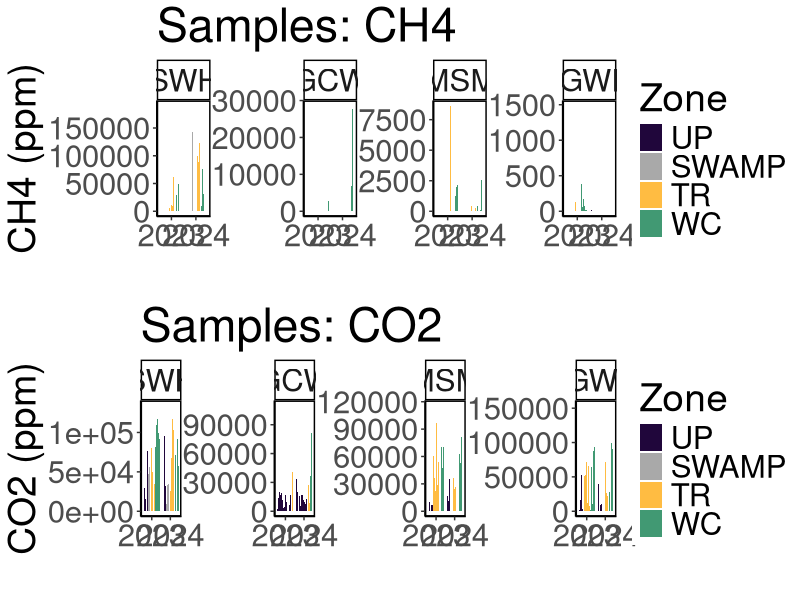
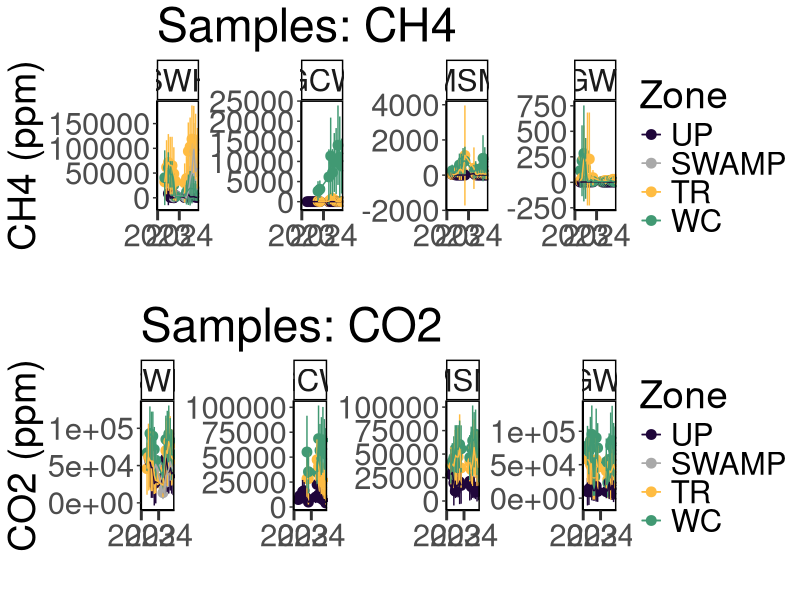
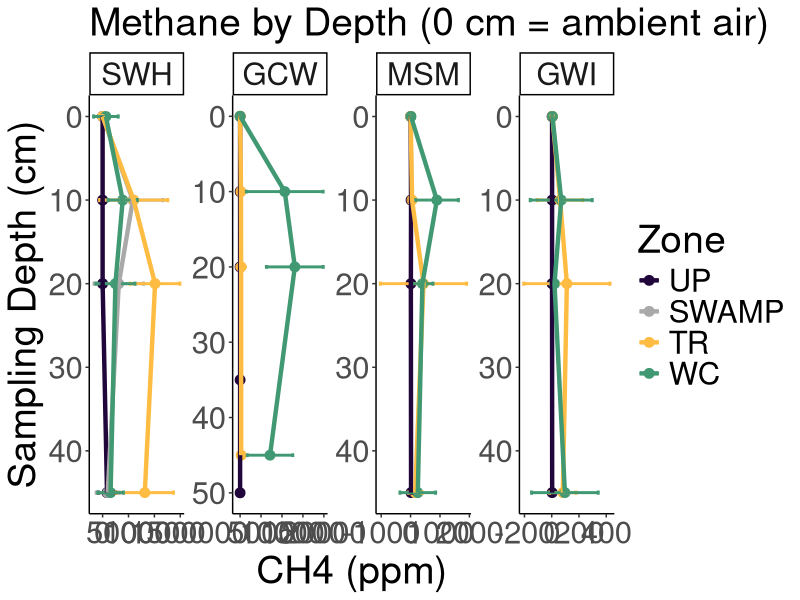
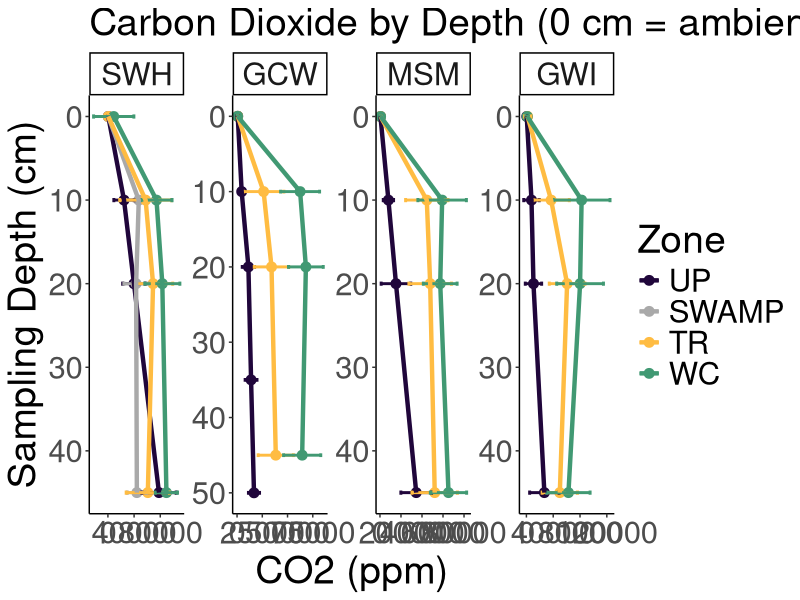
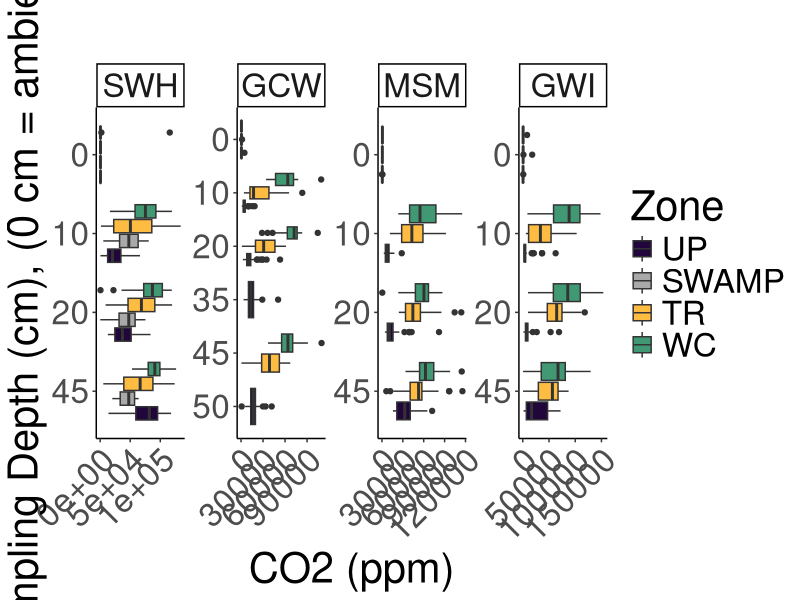
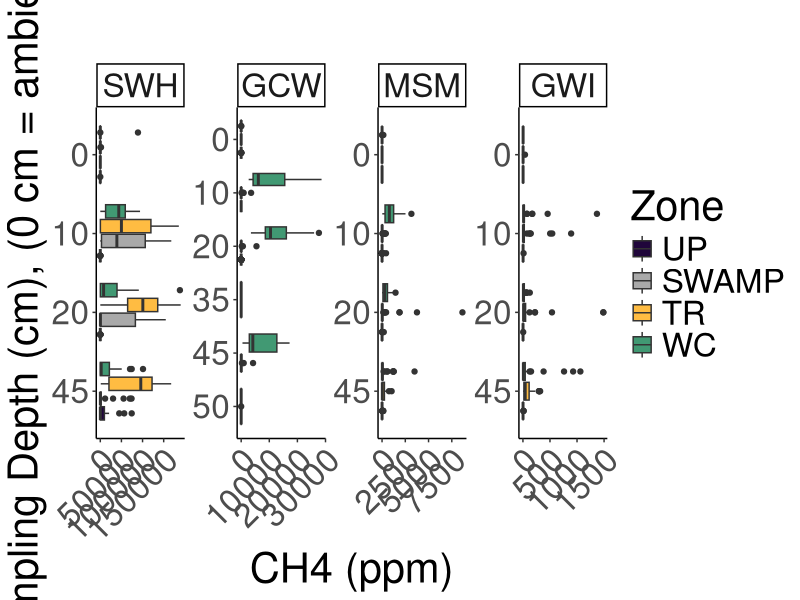
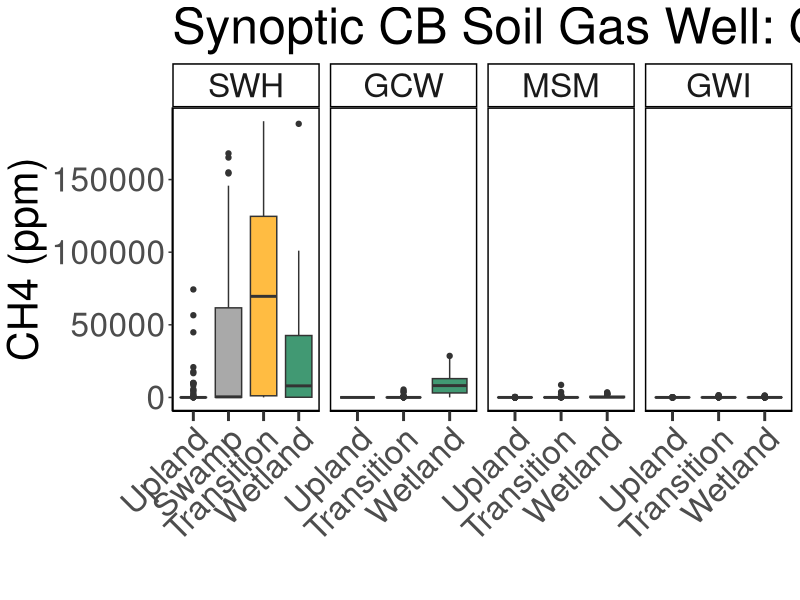
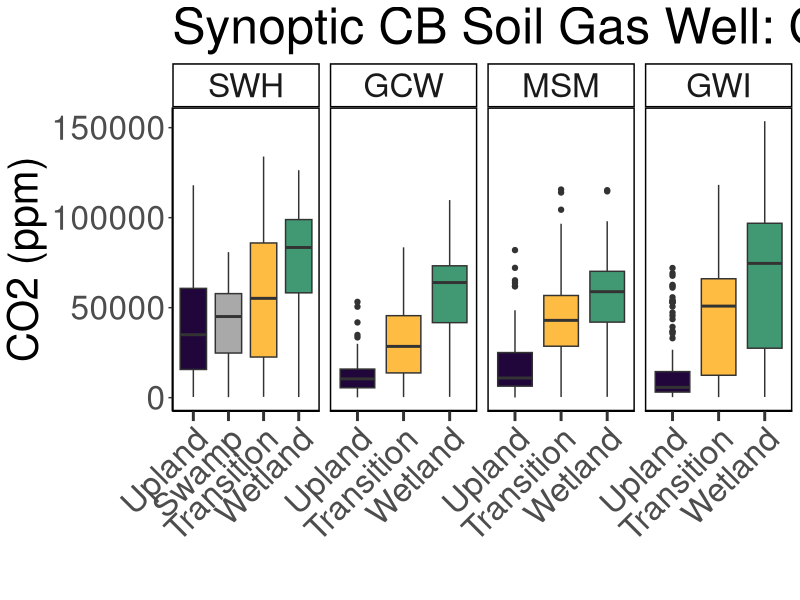

Write the R code that produced these figures, in order.
## ---- chunk 1
library(dplyr)
library(ggplot2)
library(ggpubr)
library(stringr)
library(readxl)
library(tidyr)
library(tibble)
library(openxlsx)
library(knitr)
## ---- chunk 2

#read in 2023 SGAS Data:
dat23 <- read.csv("2023/COMPASS_SynopticCB_SGAS_2023.csv")
# head(dat23)
colnames(dat23)
dat23$Depth1 <- as.character(dat23$Depth1)

#read in 2024 SGAS Data:
dat24 <- read.csv("2024/COMPASS_SynopticCB_SGAS_2024.csv")
# head(dat24)
colnames(dat24)

all_dat <- bind_rows(dat23, dat24)

##Remove samples flagged for unusually high values 
all_dat1 <- all_dat %>% 
  filter(is.na(qaqc_flag))

##Fix QAQC flags
all_dat1 <- all_dat1 %>% 
  mutate(CH4_Flag = gsub("Within Range", NA, CH4_Flag)) %>% 
  mutate(CH4_Flag = gsub("Needs Dilution", "adl", CH4_Flag)) %>% 
  mutate(CO2_Flag = gsub("Needs Dilution", "adl", CO2_Flag)) %>% 
  mutate(CO2_Flag = gsub("Needs Dilution", "adl", CO2_Flag))

##Select only required columns
all_dat2 <- all_dat1 %>%
  mutate(Depth_cm = gsub("cm", "", Depth)) %>% 
  rename(
         Year = Sample_Year, 
         Month = Sample_Month, 
         CH4_conc_flag = CH4_Flag, 
         CO2_conc_flag = CO2_Flag)

##Set 4 decimal points max
all_dat2 <- all_dat2 %>%
  mutate(across(where(is.numeric), round, digits = 0)) ##Can change this depending on what the machine output is

##Remove test samples
all_dat2 <- all_dat2 %>% 
  filter(Zone != "Test")

##Remove Within Range flag 
all_dat2 <- all_dat2 %>% 
  mutate(CO2_conc_flag = gsub("Within Range", NA, CO2_conc_flag)) %>% 
  mutate(CH4_conc_flag = gsub("Within Range", NA, CH4_conc_flag))

final_data <- all_dat2 %>% 
  mutate(Project = "COMPASS:Synoptic", 
         Region = "CB") %>%
  rename(Plot = Zone) %>% 
  dplyr::select(
    Project, Region, Sample_ID, Year, Month, Site, Plot, Replicate, Depth_cm, Machine, CH4_Conc_ppm_dilcorr, CH4_conc_flag, CO2_Conc_ppm_dilcorr, CO2_conc_flag )

## ---- chunk 3

#write out a csv of all the data to the main folder: 
write.csv(final_data, "COMPASS_SynopticCB_SGAS_AllData.csv", row.names = FALSE)

## ---- chunk 4

data_plotting <- all_dat2

#Order by Zone from Upland to Surface Water
data_plotting$Zone = factor(data_plotting$Zone, levels = c("UP", "SWAMP", "TR", "WC", "SW"))
data_plotting <- data_plotting[order(data_plotting$Zone), ]

#Order by Site from SWH, GCW, MSM, GWI order, which is oligohaline to polyhaline
data_plotting$Site = factor(data_plotting$Site, levels = c("SWH", "GCW", "MSM", "GWI"))
data_plotting <- data_plotting[order(data_plotting$Site), ]

#Plot samples to get a first look at concentrations (sanity check)
#group the data for plotting
data_plotting_all <- data_plotting %>%
  group_by(Site, Zone) %>%
  mutate(row_num = factor(row_number())) %>%  # create row_num as factor per group
  ungroup()

#Plot data and change colors based on Zone:
viz_ch4_plot <- ggplot(data_plotting_all, aes(x = as.character(Year), y = CH4_Conc_ppm_dilcorr, fill = Zone)) +
  geom_bar(stat = "identity", position = position_dodge2(preserve = "total")) +
  facet_wrap( ~ Site, scales="free", nrow = 1) +
  scale_fill_manual(values = c(
    "UP" = "#20063B",
    "TR" = "#FFBC42",
    "SWAMP" = "darkgrey",
    "WC" = "#419973",
    "SW" = "#25ABE6"
  )) +
  theme_classic() +
  labs(x = " ", y = "CH4 (ppm)", title = "Samples: CH4") +
  theme(
    panel.spacing = unit(.05, "lines"), 
    panel.border = element_rect(color = "black", fill = NA, linewidth = 1)) + 
  theme(text = element_text(size = 28))

# viz_ch4_plot


viz_co2_plot <-  ggplot(data_plotting_all, aes(x = as.character(Year), y = CO2_Conc_ppm_dilcorr, fill = Zone)) +
  geom_bar(stat = "identity", position = position_dodge2(preserve = "total")) +
  facet_wrap( ~ Site, scales="free", nrow = 1) +
  scale_fill_manual(values = c(
    "UP" = "#20063B",
    "TR" = "#FFBC42",
    "SWAMP" = "darkgrey",
    "WC" = "#419973",
    "SW" = "#25ABE6"
  )) +
  theme_classic() +
  labs(x = " ", y = "CO2 (ppm)", title = "Samples: CO2") +
  theme(
    panel.spacing = unit(.05, "lines"), 
    panel.border = element_rect(color = "black", fill = NA, linewidth = 1))+ 
  theme(text = element_text(size = 28))

# viz_co2_plot

ggarrange(viz_ch4_plot, viz_co2_plot, nrow=2, ncol=1)


## ---- chunk 5

##Make Date Column with just Year and Month for Sample ID
data_plotting$Month_num <- match(data_plotting$Month, month.name)

all_dat_dates <- data_plotting %>%
  mutate(
    YearMonth = if_else(
      Month_num < 10,
      # Modify the string:
      YearMonth <- paste(data_plotting$Year, data_plotting$Month_num, sep = "-0"), 
      YearMonth <- paste(data_plotting$Year, data_plotting$Month_num, sep = "-"), 
    )
  )

##Summarize SGAS by Date, Site, and Zone
SGAS_avg <- all_dat_dates %>%
  group_by(Month_num, Year, Site, Zone) %>%
   dplyr::summarize(mean_ch4 = mean(CH4_Conc_ppm_dilcorr, na.rm=TRUE), 
            sd_ch4 = sd(CH4_Conc_ppm_dilcorr, na.rm=TRUE), 
            mean_co2 = mean(CO2_Conc_ppm_dilcorr, na.rm=TRUE), 
            sd_co2 = sd(CO2_Conc_ppm_dilcorr, na.rm=TRUE), 
            YearMonth = first(YearMonth))

# Concatenate with a day (e.g., "01" for the first day)
SGAS_avg$Date <- paste0(SGAS_avg$YearMonth, "-01")

# Convert to Date object
SGAS_avg$Date <- as.Date(SGAS_avg$Date)

# Define the specific date breaks you want to display
specific_breaks <- as.Date(c("2022-01-01", "2023-01-01", "2024-01-01", "2025-01-01"))

viz_ch4_plot_avgs <- ggplot(SGAS_avg, aes(x = Date, y = mean_ch4, color = Zone, group = Zone)) +
  geom_point(size = 3) + 
  geom_errorbar(aes(ymin = mean_ch4 - sd_ch4, ymax = mean_ch4 + sd_ch4), width = 0.2) + 
  geom_line() + 
  facet_wrap( ~ Site, scales="free_y", nrow = 1) +
  scale_color_manual(values = c(
    "UP" = "#20063B",
    "TR" = "#FFBC42",
    "SWAMP" = "darkgrey",
    "WC" = "#419973",
    "SW" = "#25ABE6"
  )) +
  theme_classic() +
  labs(x = " ", y = "CH4 (ppm)", title = "Samples: CH4") +
  theme(
    panel.spacing = unit(0.5, "lines"), 
    panel.border = element_rect(color = "black", fill = NA, linewidth = 1)) +
  # theme(axis.text.x = element_text(angle = 90, hjust = 0.5))+ 
  theme(text = element_text(size = 28))+
  scale_x_date(breaks = specific_breaks, date_labels = "%Y", expand = expansion(mult = c(0.18, 0.05)))+
  theme(axis.ticks.x = element_line(linewidth = 1))+
  theme(axis.ticks.length.x = unit(0.25, "cm"))

# viz_ch4_plot_avgs


viz_co2_plot_avgs <- ggplot(SGAS_avg, aes(x = Date, y = mean_co2, color = Zone, group = Zone)) +
  geom_point(size = 3) + 
  geom_errorbar(aes(ymin = mean_co2 - sd_co2, ymax = mean_co2 + sd_co2), width = 0.2) + 
  geom_line() + 
  facet_wrap( ~ Site, scales="free_y", nrow = 1) +
  scale_color_manual(values = c(
    "UP" = "#20063B",
    "TR" = "#FFBC42",
    "SWAMP" = "darkgrey",
    "WC" = "#419973",
    "SW" = "#25ABE6"
  )) +
  theme_classic() +
  labs(x = " ", y = "CO2 (ppm)", title = "Samples: CO2") +
  theme(
    panel.spacing = unit(0.5, "lines"), 
    panel.border = element_rect(color = "black", fill = NA, linewidth = 1)) +
  # theme(axis.text.x = element_text(angle = 90, hjust = 0.5))+ 
  theme(text = element_text(size = 28))+
  scale_x_date(breaks = specific_breaks, date_labels = "%Y", expand = expansion(mult = c(0.18, 0.05)))+
  theme(axis.ticks.x = element_line(linewidth = 1))+
  theme(axis.ticks.length.x = unit(0.25, "cm"))

# viz_co2_plot_avgs

ggarrange(viz_ch4_plot_avgs, viz_co2_plot_avgs, nrow=2, ncol=1)

## ---- chunk 6

##Remove SW and calculate average and sd for each depth
SGAS_avg_depth <- all_dat_dates %>%
  group_by(Site, Zone, Depth_cm) %>%
   dplyr::summarize(mean_ch4 = mean(CH4_Conc_ppm_dilcorr, na.rm=TRUE), 
            sd_ch4 = sd(CH4_Conc_ppm_dilcorr, na.rm=TRUE), 
            mean_co2 = mean(CO2_Conc_ppm_dilcorr, na.rm=TRUE), 
            sd_co2 = sd(CO2_Conc_ppm_dilcorr, na.rm=TRUE))

viz_ch4_plot_depth <- ggplot(SGAS_avg_depth, aes(x = as.numeric(Depth_cm), y = mean_ch4, color = Zone, group = Zone)) +
  geom_point(size = 3) + 
  geom_errorbar(aes(ymin = mean_ch4 - sd_ch4, ymax = mean_ch4 + sd_ch4), width = 0.5, size = 1) + 
  geom_line(size = 1.5) + 
  facet_wrap( ~ Site, scales="free", nrow = 1) + 
  scale_color_manual(values = c(
    "UP" = "#20063B",
    "TR" = "#FFBC42",
    "SWAMP" = "darkgrey",
    "WC" = "#419973"
  )) + 
  theme_classic() +
  labs(x = "Sampling Depth (cm)", y = "CH4 (ppm)", title = "Methane by Depth (0 cm = ambient air)") +
  theme(text = element_text(size = 28)) + 
  theme(plot.title = element_text(size = 28)) + 
  coord_flip() + 
  scale_x_continuous(trans = "reverse") + 
  labs(color = "Zone") 

viz_ch4_plot_depth

viz_co2_plot_depth <- ggplot(SGAS_avg_depth, aes(x = as.numeric(Depth_cm), y = mean_co2, color = Zone, group = Zone)) +
  geom_point(size = 3) + 
  geom_errorbar(aes(ymin = mean_co2 - sd_co2, ymax = mean_co2 + sd_co2), width = 0.5, size = 1) + 
  geom_line(size = 1.5) + 
  facet_wrap( ~ Site, scales="free", nrow = 1) + 
  scale_color_manual(values = c(
    "UP" = "#20063B",
    "TR" = "#FFBC42",
    "SWAMP" = "darkgrey",
    "WC" = "#419973"
  )) + 
  theme_classic() +
  labs(x = "Sampling Depth (cm)", y = "CO2 (ppm)", title = "Carbon Dioxide by Depth (0 cm = ambient air)") +
  theme(text = element_text(size = 28)) + 
  theme(plot.title = element_text(size = 28)) + 
  coord_flip() + 
  scale_x_continuous(trans = "reverse") + 
  labs(color = "Zone") 

viz_co2_plot_depth

## ---- chunk 7

##Remove SW
unique(data_plotting$Depth_cm)
data_plotting_depth <- data_plotting %>%
  mutate(Depth_cm = factor(Depth_cm, levels = c("50", "45", "35", "20", "10", "0")))


#Plot data and change colors based on Zone:
viz_co2_depth <-  ggplot(data_plotting_depth, aes(x = Depth_cm, y = CO2_Conc_ppm_dilcorr, fill = Zone)) +
  geom_boxplot() +
  facet_wrap( ~ Site, scales="free", nrow = 1) +
  scale_fill_manual(values = c(
    "UP" = "#20063B",
    "TR" = "#FFBC42",
    "SWAMP" = "darkgrey",
    "WC" = "#419973")) +
  theme_classic() +
  labs(x = "Sampling Depth (cm), (0 cm = ambient air)", y = "CO2 (ppm)", title = "") +
  # theme(
  #   panel.spacing = unit(.05, "lines"), 
  #   panel.border = element_rect(color = "black", fill = NA, linewidth = 1))+ 
  theme(text = element_text(size = 30))+ 
  theme(axis.text.x = element_text(angle = 45, vjust = 1, hjust = 1))+ 
  coord_flip() 

viz_co2_depth

#Plot data and change colors based on Zone:
viz_ch4_depth <-  ggplot(data_plotting_depth, aes(x = Depth_cm, y = CH4_Conc_ppm_dilcorr, fill = Zone)) +
  geom_boxplot() +
  facet_wrap( ~ Site, scales="free", nrow = 1) +
  scale_fill_manual(values = c(
    "UP" = "#20063B",
    "TR" = "#FFBC42",
    "SWAMP" = "darkgrey",
    "WC" = "#419973")) +
  theme_classic() +
  labs(x = "Sampling Depth (cm), (0 cm = ambient air)", y = "CH4 (ppm)", title = "") +
  # theme(
  #   panel.spacing = unit(.05, "lines"), 
  #   panel.border = element_rect(color = "black", fill = NA, linewidth = 1))+ 
  theme(text = element_text(size = 30))+ 
  theme(axis.text.x = element_text(angle = 45, vjust = 1, hjust = 1))+ 
  coord_flip() 

viz_ch4_depth

## ---- chunk 8

all_dat_dates <- all_dat_dates %>% 
    mutate(
    Zone_1 = case_when(
      Zone == "UP" ~ "Upland",
      Zone == "SWAMP" ~ "Swamp",
      Zone == "TR" ~ "Transition",
      Zone == "WC" ~ "Wetland",
      Zone == "SW" ~ "Surface Water",
      TRUE ~ Zone  # keep everything else unchanged
    )
  ) %>%
  mutate(Zone_1 = factor(Zone_1, levels = c("Upland", "Swamp", "Transition", "Wetland", "Surface Water")))


##Summarize CO2 and CH4 by Date, Site, and Zone
viz_ch4_boxplot <- ggplot(all_dat_dates, aes(x = Zone_1, y = CH4_Conc_ppm_dilcorr, fill = Zone_1, group = Zone_1)) +
  geom_boxplot() + 
  facet_grid( ~ Site, scales = "free_x") +
  scale_x_discrete(drop = TRUE) +
  scale_fill_manual(values = c(
    "Upland" = "#20063B",
    "Transition" = "#FFBC42",
    "Swamp" = "darkgrey",
    "Wetland" = "#419973",
    "Surface Water" = "#25ABE6"
  ), labels = c("Upland", "Swamp", "Transition", "Wetland", "Surface Water")) +
  theme_classic() +
  labs(x = " ", y = "CH4 (ppm)", title = "Synoptic CB Soil Gas Well: CH4") +
  theme(
    panel.spacing = unit(0.5, "lines"), 
    panel.border = element_rect(color = "black", fill = NA, linewidth = 1)) +
  theme(axis.text.x = element_text(angle = 45, vjust = 1, hjust = 1))+ 
  theme(text = element_text(size = 30))+
  theme(axis.ticks.x = element_line(linewidth = 1))+
  theme(axis.ticks.length.x = unit(0.25, "cm"))+ 
  #scale_x_discrete(labels = c("Upland", "Swamp", "Transition", "Wetland", "Surface Water"))+ 
  theme(legend.position = "none")

viz_ch4_boxplot


viz_co2_boxplot <- ggplot(all_dat_dates, aes(x = Zone_1, y = CO2_Conc_ppm_dilcorr, fill = Zone_1, group = Zone_1)) +
  geom_boxplot() +
  facet_grid( ~ Site, scales = "free_x") +
  scale_x_discrete(drop = TRUE) +
  scale_fill_manual(values = c(
    "Upland" = "#20063B",
    "Transition" = "#FFBC42",
    "Swamp" = "darkgrey",
    "Wetland" = "#419973",
    "Surface Water" = "#25ABE6"
  ), labels = c("Upland", "Swamp", "Transition", "Wetland", "Surface Water")) +
  theme_classic() +
  labs(x = " ", y = "CO2 (ppm)", title = "Synoptic CB Soil Gas Well: CO2") +
  theme(
    panel.spacing = unit(0.5, "lines"), 
    panel.border = element_rect(color = "black", fill = NA, linewidth = 1)) +
  theme(axis.text.x = element_text(angle = 45, vjust = 1, hjust = 1))+ 
  theme(text = element_text(size = 30))+
  theme(axis.ticks.x = element_line(linewidth = 1))+
  theme(axis.ticks.length.x = unit(0.25, "cm"))+ 
  #scale_x_discrete(labels = c("Upland", "Swamp", "Transition", "Wetland", "Surface Water"))+ 
  theme(legend.position = "none")

viz_co2_boxplot

# ggarrange(viz_CH4_boxplot, viz_CO2_boxplot, nrow=2, ncol=1)

# Save as a PNG
png("COMPASS_SynopticCB_CH4_alldata.png", width = 2000, height = 1200, res = 100) 
print(viz_ch4_boxplot)  # For ggplot objects, use print()
dev.off() 

# Save as a PNG
png("COMPASS_SynopticCB_CO2_alldata.png", width = 2000, height = 1200, res = 100) 
print(viz_co2_boxplot)  # For ggplot objects, use print()
dev.off() 

## ---- chunk 9
# It would also be great to add to our collation codes a summary chunk that will calculate value ranges, means, and standard deviations (and errors) for each site, zone, depth for each year; also for each site zone, depth overall; and for each site and zone overall so that we have some easy access to metrics. Was just thinking this might be helpful today when re-collating the DIC data.

colnames(all_dat2)

##Metrics for each site, zone, depth for each year
summary_by_year <- all_dat2 %>%
  group_by(Year, Site, Zone, Depth_cm) %>%
   reframe(
     min_CH4_ppm = min(CH4_Conc_ppm_dilcorr, na.rm=TRUE),
     max_CH4_ppm = max(CH4_Conc_ppm_dilcorr, na.rm=TRUE), 
     mean_CH4_ppm = mean(CH4_Conc_ppm_dilcorr, na.rm=TRUE), 
     sd_CH4_ppm = sd(CH4_Conc_ppm_dilcorr, na.rm=TRUE), 

     min_CO2_ppm = min(CO2_Conc_ppm_dilcorr, na.rm=TRUE),
     max_CO2_ppm = max(CO2_Conc_ppm_dilcorr, na.rm=TRUE), 
     mean_CO2_ppm = mean(CO2_Conc_ppm_dilcorr, na.rm=TRUE), 
     sd_CO2_ppm = sd(CO2_Conc_ppm_dilcorr, na.rm=TRUE)) %>%
  mutate(across(where(is.numeric), round, digits = 0)) 

##Metrics for each site, zone, depth for all years
summary_all_years <- all_dat2 %>%
  group_by(Site, Zone, Depth_cm) %>%
   reframe(
     min_CH4_ppm = min(CH4_Conc_ppm_dilcorr, na.rm=TRUE),
     max_CH4_ppm = max(CH4_Conc_ppm_dilcorr, na.rm=TRUE), 
     mean_CH4_ppm = mean(CH4_Conc_ppm_dilcorr, na.rm=TRUE), 
     sd_CH4_ppm = sd(CH4_Conc_ppm_dilcorr, na.rm=TRUE), 

     min_CO2_ppm = min(CO2_Conc_ppm_dilcorr, na.rm=TRUE),
     max_CO2_ppm = max(CO2_Conc_ppm_dilcorr, na.rm=TRUE), 
     mean_CO2_ppm = mean(CO2_Conc_ppm_dilcorr, na.rm=TRUE), 
     sd_CO2_ppm = sd(CO2_Conc_ppm_dilcorr, na.rm=TRUE)) %>%
  mutate(across(where(is.numeric), round, digits = 0)) 

##Metrics for each site and zone for all depths and years
summary_all_depths_years <- all_dat2 %>%
  group_by(Site, Zone) %>%
    reframe(
     min_CH4_ppm = min(CH4_Conc_ppm_dilcorr, na.rm=TRUE),
     max_CH4_ppm = max(CH4_Conc_ppm_dilcorr, na.rm=TRUE), 
     mean_CH4_ppm = mean(CH4_Conc_ppm_dilcorr, na.rm=TRUE), 
     sd_CH4_ppm = sd(CH4_Conc_ppm_dilcorr, na.rm=TRUE), 

     min_CO2_ppm = min(CO2_Conc_ppm_dilcorr, na.rm=TRUE),
     max_CO2_ppm = max(CO2_Conc_ppm_dilcorr, na.rm=TRUE), 
     mean_CO2_ppm = mean(CO2_Conc_ppm_dilcorr, na.rm=TRUE), 
     sd_CO2_ppm = sd(CO2_Conc_ppm_dilcorr, na.rm=TRUE)) %>%
  mutate(across(where(is.numeric), round, digits = 0)) 

## ---- chunk 10
#  I am thinking it might be cool to add to our Soil Gas Well collation files a table at the end that has total number of samples then also some info about # of samples per zone, site, depth etc.

##Metrics for each year
sample_numbers_years <- all_dat2 %>%
  group_by(Year) %>%
   reframe(
     Number_of_samples = n())

##Metrics for each site, zone, depth for all years
sample_numbers <- all_dat2 %>%
  group_by(Site, Zone, Depth_cm) %>%
   reframe(
     Number_of_samples = n())
     

## ---- chunk 11

library(kableExtra)

#Order by Zone from Upland to Surface Water
summary_all_depths_years$Zone = factor(summary_all_depths_years$Zone, levels = c("UP", "SWAMP", "TR", "WC", "SW"))
summary_all_depths_years <- summary_all_depths_years[order(summary_all_depths_years$Zone), ]

#Order by Site from SWH, GCW, MSM, GWI order, which is oligohaline to polyhaline
summary_all_depths_years$Site = factor(summary_all_depths_years$Site, levels = c("SWH", "GCW", "MSM", "GWI"))
summary_all_depths_years <- summary_all_depths_years[order(summary_all_depths_years$Site), ]

kable(
  summary_all_depths_years[, c("Site", "Zone", "min_CH4_ppm",	"max_CH4_ppm",	"mean_CH4_ppm", "min_CO2_ppm",	"max_CO2_ppm",	"mean_CO2_ppm")],  
  format = "latex",
  booktabs = TRUE,
  caption = "Summary Statistics"
) %>%
  kable_styling(
    latex_options = c("hold_position", "striped", "scale_down"),
    font_size = 12
  ) %>%
  row_spec(0, bold = TRUE) %>%   # header
  column_spec(1, bold = TRUE)


## ---- chunk 12

#Order by Zone from Upland to Surface Water
sample_numbers$Zone = factor(sample_numbers$Zone, levels = c("UP", "SWAMP", "TR", "WC", "SW"))
sample_numbers <- sample_numbers[order(sample_numbers$Zone), ]

#Order by Site from SWH, GCW, MSM, GWI order, which is oligohaline to polyhaline
sample_numbers$Site = factor(sample_numbers$Site, levels = c("SWH", "GCW", "MSM", "GWI"))
sample_numbers <- sample_numbers[order(sample_numbers$Site), ]

kable(
  sample_numbers_years[, c("Year", "Number_of_samples")],  
  format = "latex",
  booktabs = TRUE,
  caption = paste0("Total Samples: ", nrow(all_dat2))
) %>%
  kable_styling(
    latex_options = c("hold_position", "striped", "scale_down"),
    font_size = 12
  ) %>%
  row_spec(0, bold = TRUE) %>%   # header
  column_spec(1, bold = TRUE)

## ---- chunk 13
##Remove SW samples
sample_numbers_pw <- sample_numbers

##Number of Samples Plots
sample_num_barplot <- ggplot(sample_numbers_pw, aes(x = as.character(Depth_cm), y = Number_of_samples, fill = Zone)) +
  geom_col(position = "dodge", color = "black", width = 0.75) + # 'color' adds a border to the bars
  facet_grid(~Site , scales = "free_x") +
  scale_x_discrete(drop = TRUE) +
  scale_fill_manual(values = c(
    "UP" = "#20063B",
    "TR" = "#FFBC42",
    "SWAMP" = "darkgrey",
    "WC" = "#419973"
  ), labels = c("Upland", "Swamp", "Transition", "Wetland")) +
  theme_classic() +
  labs(x = "Depth (cm)", y = "Number of Samples", title = "Synoptic CB SGAS Sample Numbers") +
  theme(
    panel.spacing = unit(0.5, "lines"),
    panel.border = element_rect(color = "black", fill = NA, linewidth = 1)) +
  theme(axis.text.x = element_text(angle = 45, vjust = 1, hjust = 1))+
  theme(text = element_text(size = 30))+
  theme(axis.ticks.x = element_line(linewidth = 1))+
  theme(axis.ticks.length.x = unit(0.25, "cm"))
  #scale_x_discrete(labels = c("Upland", "Swamp", "Transition", "Wetland", "Surface Water"))+
  # theme(legend.position = "none")

sample_num_barplot
## ---- chunk 14

#write out a csv of all the data to the main folder: 
write.csv(summary_by_year, "COMPASS_SynopticCB_PW_SGAS_Summarized_By_Year.csv")


#write out a csv of the metadata associated with the data: 
write.csv(summary_all_years, "COMPASS_SynopticCB_PW_SGAS_Summarized_Years_Combined.csv")


#write out a csv of the metadata associated with the data: 
write.csv(summary_all_depths_years, "COMPASS_SynopticCB_PW_SGAS_Summarized_Years_and_Depths_Combined.csv")
